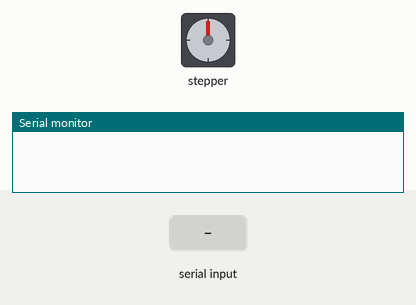
The sketch below on a simulated Arduino Uno, built with avr-gcc and run on an emulated ATmega328P. Shown: stepper motor, the last lines printed to the serial monitor. The test bench sets the inputs (shaded band). Stepper angles assume 1000 steps per turn.

Above: at 1.2 s.
1.3 s: "90,45\n" received over Serial
At 2.1 s:
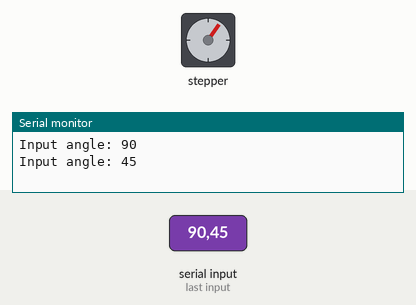
4.2 s: "30,150\n" received over Serial
At 5.3 s:
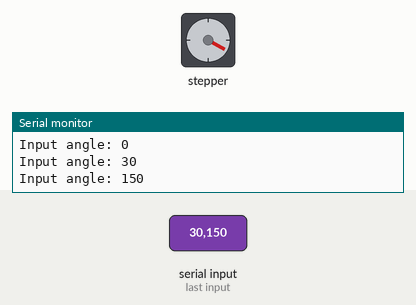
7.2 s: "200\n" received over Serial
At 8.5 s:
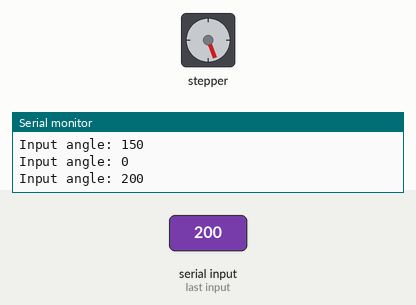
Timing chart, 0 to 10.8 s (numbered marks = the images above; inputs shaded):
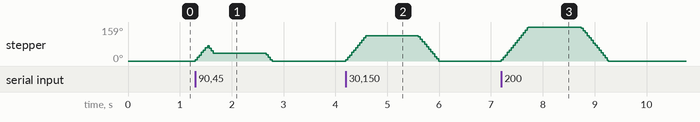

Measured:
- after the input at 1.3 s, stepper: turns 72° clockwise in 0.23 s, then 36° counter-clockwise in 0.10 s, then 36° counter-clockwise in 0.12 s
- after the input at 4.2 s, stepper: turns 119° clockwise in 0.39 s, then 119° counter-clockwise in 0.39 s
- after the input at 7.2 s, stepper: turns 159° clockwise in 0.52 s, then 159° counter-clockwise in 0.52 s

The sketch:

stepper_motor_angle_input_control.ino
```cpp
#include <Stepper.h>

// number of steps on the stepper motor
#define STEPS 1000

// create an instance of the stepper class and specify pins
Stepper stepper(STEPS, 7, 8);

int cur_step = 0;
int input_angle = 0;

void setup() {
  Serial.begin(115200);
  // set the speed of the motor to 30 RPMs
  stepper.setSpeed(50);
}

void loop() {
   if (Serial.available() > 0) {
    // read the incoming byte:
    input_angle = Serial.parseInt();
    Serial.print("Input angle: ");
    Serial.println(input_angle);
  }
  // angle per step
  int input_step = map(input_angle,0,360,0,200);

  // move to the target angle
  stepper.step((input_step - cur_step)*4);

  // save the new current angle
  cur_step = input_step;
}
```
